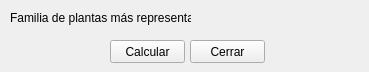
<?xml version="1.0" encoding="UTF-8"?>
<ui version="4.0">
 <class>Form</class>
 <widget class="QWidget" name="Form">
  <property name="geometry">
   <rect>
    <x>0</x>
    <y>0</y>
    <width>369</width>
    <height>72</height>
   </rect>
  </property>
  <property name="focusPolicy">
   <enum>Qt::StrongFocus</enum>
  </property>
  <property name="windowTitle">
   <string>Form</string>
  </property>
  <widget class="QLabel" name="label_6">
   <property name="geometry">
    <rect>
     <x>10</x>
     <y>10</y>
     <width>181</width>
     <height>16</height>
    </rect>
   </property>
   <property name="text">
    <string>Familia de plantas más representada:</string>
   </property>
  </widget>
  <widget class="QLabel" name="lb_familia">
   <property name="geometry">
    <rect>
     <x>200</x>
     <y>10</y>
     <width>141</width>
     <height>16</height>
    </rect>
   </property>
   <property name="text">
    <string/>
   </property>
  </widget>
  <widget class="QPushButton" name="btn_cerrar">
   <property name="geometry">
    <rect>
     <x>190</x>
     <y>40</y>
     <width>75</width>
     <height>23</height>
    </rect>
   </property>
   <property name="text">
    <string>Cerrar</string>
   </property>
  </widget>
  <widget class="QPushButton" name="btn_calcular">
   <property name="geometry">
    <rect>
     <x>110</x>
     <y>40</y>
     <width>75</width>
     <height>23</height>
    </rect>
   </property>
   <property name="text">
    <string>Calcular</string>
   </property>
  </widget>
 </widget>
 <resources/>
 <connections/>
</ui>
